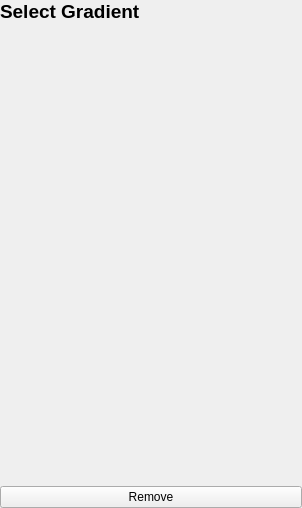
<?xml version="1.0" encoding="UTF-8"?>
<ui version="4.0">
 <class>GradientMenu</class>
 <widget class="QWidget" name="GradientMenu">
  <property name="geometry">
   <rect>
    <x>0</x>
    <y>0</y>
    <width>302</width>
    <height>508</height>
   </rect>
  </property>
  <property name="windowTitle">
   <string>Select Gradient</string>
  </property>
  <layout class="QVBoxLayout" name="verticalLayout" stretch="0,1,0">
   <property name="leftMargin">
    <number>0</number>
   </property>
   <property name="topMargin">
    <number>0</number>
   </property>
   <property name="rightMargin">
    <number>0</number>
   </property>
   <property name="bottomMargin">
    <number>0</number>
   </property>
   <item>
    <widget class="QLabel" name="titleLbl">
     <property name="font">
      <font>
       <pointsize>14</pointsize>
       <weight>75</weight>
       <bold>true</bold>
      </font>
     </property>
     <property name="text">
      <string>Select Gradient</string>
     </property>
    </widget>
   </item>
   <item>
    <widget class="GradientWidget" name="gradientWidget" native="true"/>
   </item>
   <item>
    <layout class="QHBoxLayout" name="horizontalLayout">
     <item>
      <widget class="QPushButton" name="removeBtn">
       <property name="text">
        <string>Remove</string>
       </property>
      </widget>
     </item>
    </layout>
   </item>
  </layout>
 </widget>
 <customwidgets>
  <customwidget>
   <class>GradientWidget</class>
   <extends>QWidget</extends>
   <header>GradientWidget.h</header>
   <container>1</container>
  </customwidget>
 </customwidgets>
 <resources/>
 <connections/>
</ui>
